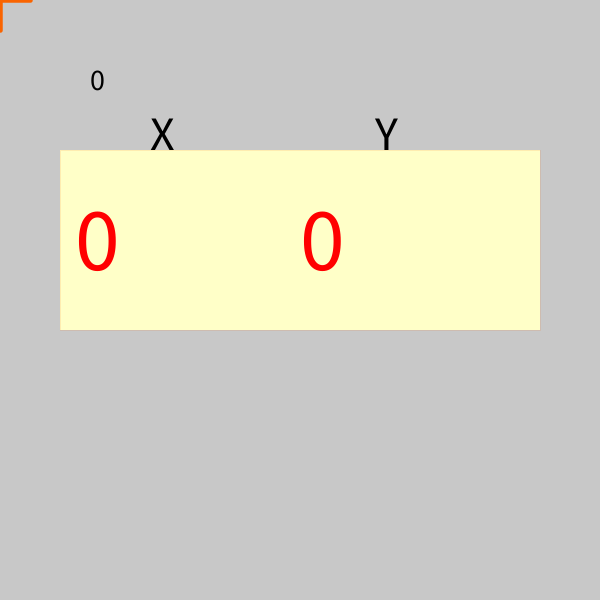
Frame 1 (no input)
Frame 60 (the mouse pressed at the canvas centre just before this capture): identical to frame 1, image omitted
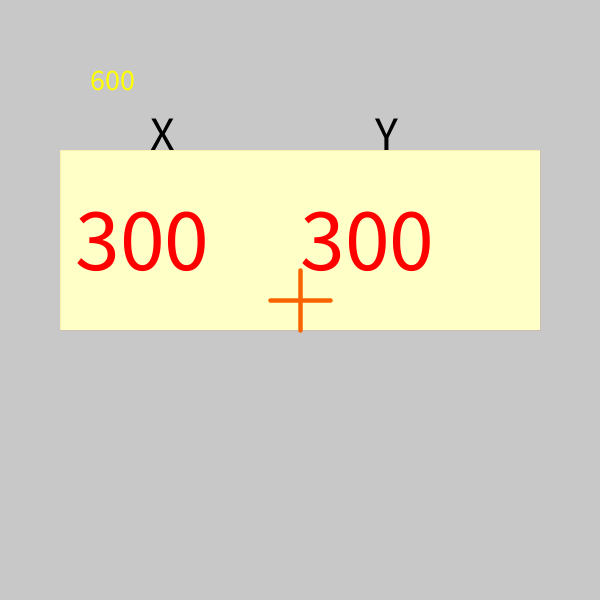
Frame 120 (the mouse held since frame 60 and released just before this capture)

The Processing sketch that drew these frames (run headless with seeded random() and noise(); from frame 60 on, the mouse is pressed at the canvas centre):

// Processing sketch: processing_128990
// ── processing_128990.pde

void setup(){
  size(600,600);
  frameRate(1000000);
}
 
void draw(){
  scale(3);
  background(200,200,200);
   
  stroke(250,100,0);
  strokeWeight(0);
 
  fill(255,255,200);
  rectMode(CORNER);
  rect(20,50,160,60);
 
  berechne();
  beschreibe();
  maus();
  crazyness();  
 
}

void berechne(){
  int i=mouseX+mouseY;
  fill(constrain(i,0,255),constrain(i,0,255),0);
  textSize(10);
  text(i,30,30);
}

void beschreibe(){
  textSize(16);
  fill(0);
  text("X",50,50);
  text("Y",125,50);
}

void maus(){
  fill(255,0,0);
  textSize(30);
  text(mouseX,25,90);
  text(mouseY,100,90);
}

void crazyness(){
  int i=mouseX+mouseY;
  fill(0,0,0);
  int mx=mouseX/3;
  int my=mouseY/3;
  strokeWeight(1.5);
  line(mx-10,my,mx+10,my);
  line(mx,my-10,mx,my+10);
}
